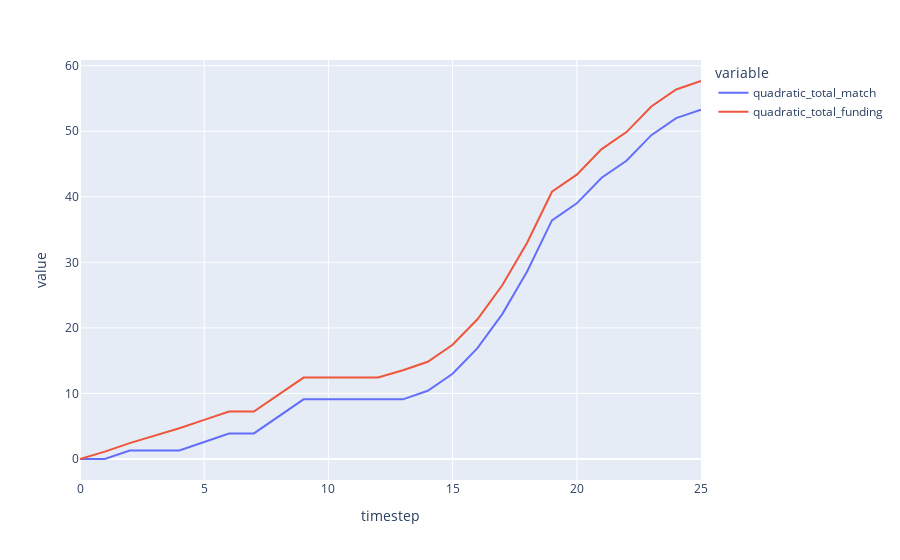

Notebook code cell kept with this figure:
### Code cell
fig = px.line(df.reset_index(),
              x='timestep',
              y=['quadratic_total_match', 'quadratic_total_funding'])

fig.show()

### Figure 1 — Plotly figure (JSON) as saved in the notebook; plotly's stock layout.template omitted (floating-point values rounded to 4 significant figures)
{"data": [{"hovertemplate": "variable=quadratic_total_match<br>timestep=%{x}<br>value=%{y}<extra></extra>", "legendgroup": "quadratic_total_match", "line": {"color": "#636efa", "dash": "solid"}, "mode": "lines", "name": "quadratic_total_match", "orientation": "v", "showlegend": true, "type": "scatter", "x": [0, 1, 2, 3, 4, 5, 6, 7, 8, 9, 10, 11, 12, 13, 14, 15, 16, 17, 18, 19, 20, 21, 22, 23, 24, 25], "xaxis": "x", "y": [0, 0, 1.3, 1.3, 1.3, 2.6, 3.9, 3.9, 6.5, 9.1, 9.1, 9.1, 9.1, 9.1, 10.4, 13.0, 16.9, 22.1, 28.6, 36.4, 39.0, 42.9, 45.5, 49.4, 52.0, 53.3], "yaxis": "y"}, {"hovertemplate": "variable=quadratic_total_funding<br>timestep=%{x}<br>value=%{y}<extra></extra>", "legendgroup": "quadratic_total_funding", "line": {"color": "#EF553B", "dash": "solid"}, "mode": "lines", "name": "quadratic_total_funding", "orientation": "v", "showlegend": true, "type": "scatter", "x": [0, 1, 2, 3, 4, 5, 6, 7, 8, 9, 10, 11, 12, 13, 14, 15, 16, 17, 18, 19, 20, 21, 22, 23, 24, 25], "xaxis": "x", "y": [0, 1.13, 2.428, 3.555, 4.683, 5.962, 7.25, 7.25, 9.834, 12.42, 12.42, 12.42, 12.42, 13.53, 14.83, 17.42, 21.31, 26.5, 32.99, 40.78, 43.37, 47.27, 49.87, 53.76, 56.36, 57.66], "yaxis": "y"}], "layout": {"legend": {"title": {"text": "variable"}, "tracegroupgap": 0}, "margin": {"t": 60}, "xaxis": {"anchor": "y", "domain": [0, 1], "title": {"text": "timestep"}}, "yaxis": {"anchor": "x", "domain": [0, 1], "title": {"text": "value"}}}}
